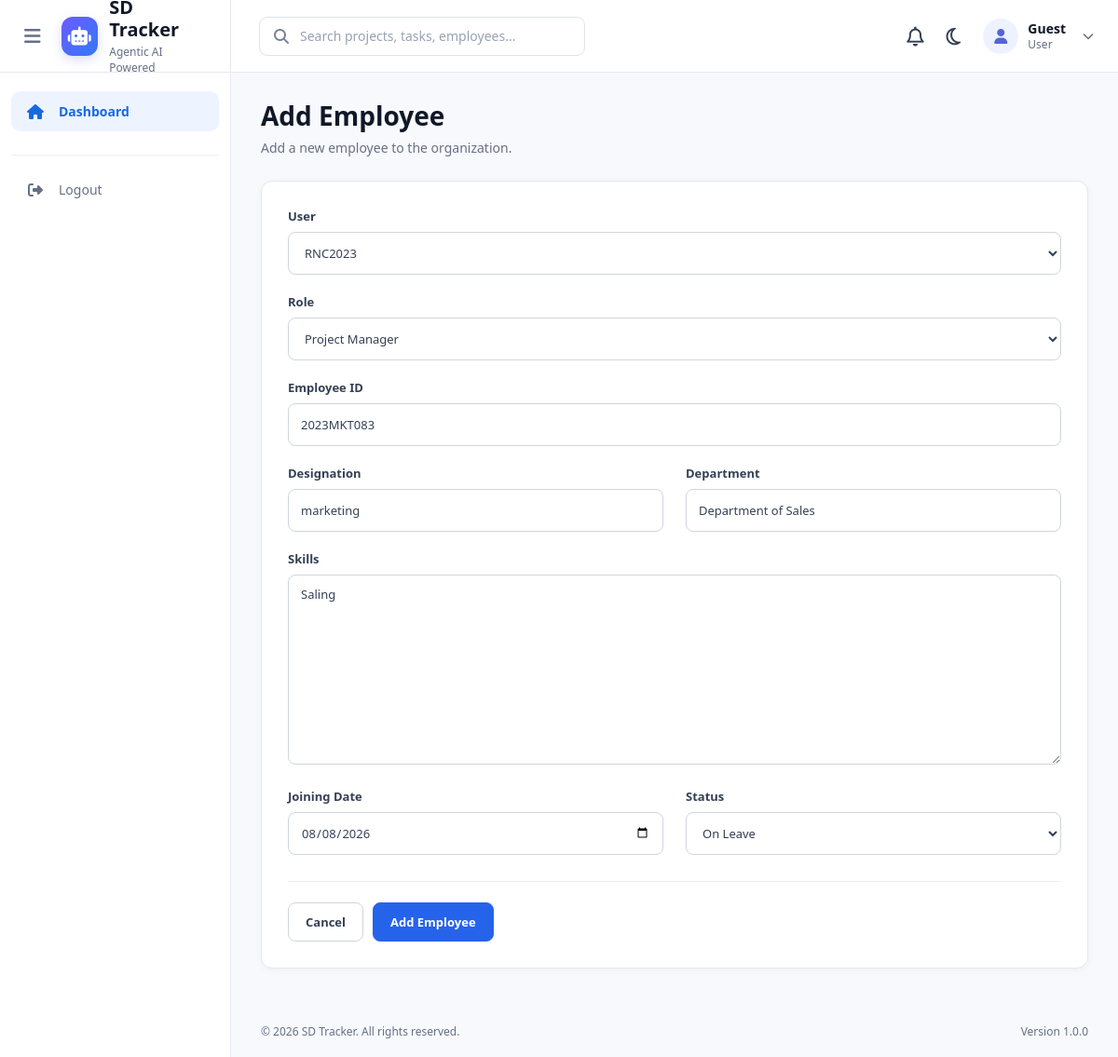
Screenshot of /employees/1/edit/ with the database file from the repository.
### employees/models.py (models this page shows, shortened)
class Employee(models.Model):
    STATUS_CHOICES = (
        ("active", "Active"),
        ("on_leave", "On Leave"),
        ("inactive", "Inactive"),
    )
    user = models.OneToOneField(
        User,
        on_delete=models.CASCADE,
        related_name="employee"
    )
    employee_id = models.CharField(
        max_length=20,
        unique=True
    )
    designation = models.CharField(
        max_length=100
    )
    department = models.CharField(
        max_length=100
    )
    skills = models.TextField(
        blank=True
    )
    joining_date = models.DateField()
    status = models.CharField(
        max_length=20,
        choices=STATUS_CHOICES,
        default="active"
    )

### employees/views.py (the view)
# urls.py: path("<int:pk>/edit/",views.employee_update,name="employee_update"),
def employee_update(request, pk):
    employee = get_object_or_404(
        Employee,
        pk=pk
    )
    old_role = employee.user.profile.role
    if request.method == "POST":
        form = EmployeeForm(
            request.POST,
            instance=employee
        )
        if form.is_valid():
            employee = form.save()
            new_role = form.cleaned_data["role"]
            employee.user.profile.role = new_role
            employee.user.profile.save()
            return redirect("employee_list")
    else:
        form = EmployeeForm(
            instance=employee
        )
    return render(
        request,
        "employees/employee_form.html",
        {
            "form": form,
             "title": "Edit Employee"
        }
    )

### employees/templates/employees/employee_form.html (shortened to what this page needs)
{% extends "base.html" %}
{% load static %}
{% block extra_css %}
<link rel="stylesheet"
      href="{% static 'css/employees/employee_form.css' %}">
{% endblock %}
{% block content %}
<div class="employee-form-page">
    <div class="page-header">
        <div>
            {% if employee %}
                <h1>Edit Employee</h1>
                <p>Update employee information.</p>
            {% else %}
                <h1>Add Employee</h1>
                <p>Add a new employee to the organization.</p>
            {% endif %}
        </div>
    </div>
    <div class="form-card">
        <form method="POST">
            <div class="form-group">
                <label for="{{ form.user.id_for_label }}">
                    User
                </label>
                {{ form.user }}
            </div>
            <div class="form-group">
                <label>Role</label>
                {{ form.role }}
            </div>
            <div class="form-group">
                <label for="{{ form.employee_id.id_for_label }}">
                    Employee ID
                </label>
                {{ form.employee_id }}
            </div>
            <div class="form-row">
                <div class="form-group">
                    <label for="{{ form.designation.id_for_label }}">
                        Designation
                    </label>
                    {{ form.designation }}
                </div>
                <div class="form-group">
                    <label for="{{ form.department.id_for_label }}">
                        Department
                    </label>
                    {{ form.department }}
                </div>
            </div>
            <div class="form-group">
                <label for="{{ form.skills.id_for_label }}">
                    Skills
                </label>
                {{ form.skills }}
            </div>
            <div class="form-row">
                <div class="form-group">
                    <label for="{{ form.joining_date.id_for_label }}">
                        Joining Date
                    </label>
                    {{ form.joining_date }}
                </div>
                <div class="form-group">
                    <label for="{{ form.status.id_for_label }}">
                        Status
                    </label>
                    {{ form.status }}
                </div>
            </div>
            <div class="form-actions">
                <a href="{% url 'employee_list' %}"
                class="btn btn-secondary">
                    Cancel
                </a>
                <button type="submit"
                        class="btn btn-primary">
                    {% if employee %}
                        Update Employee
                    {% else %}
                        Add Employee
                    {% endif %}
                </button>
            </div>
        </form>
    </div>
</div>
{% endblock %}

### static/css/style.css (style rules this page uses)
* { margin: 0; padding: 0; box-sizing: border-box; }
html { scroll-behavior: smooth; }
body { font-family: "Segoe UI", Arial, sans-serif; background: #f7f8fc; color: #172033; min-height: 100vh; }
a { text-decoration: none; color: inherit; }
button, input { font-family: inherit; }
button { cursor: pointer; }
.page-header { display: flex; align-items: center; justify-content: space-between; margin-bottom: 25px; }
.page-header h1 { font-size: 25px; color: #101828; }
.page-header p { margin-top: 5px; font-size: 13px; color: #667085; }
.btn { border: none; border-radius: 7px; padding: 10px 17px; font-size: 13px; font-weight: 600; display: inline-flex; align-items: center; gap: 7px; }
.btn-primary { background: #2563eb; color: white; }
.btn-secondary { background: white; border: 1px solid #dfe3ec; color: #344054; }
.form-card { background: white; border: 1px solid #e4e7ec; border-radius: 11px; padding: 25px; }
.form-group { margin-bottom: 18px; }
.form-group label { display: block; margin-bottom: 7px; font-size: 13px; font-weight: 600; color: #344054; }
.form-group input, .form-group select, .form-group textarea { width: 100%; padding: 11px 13px; border: 1px solid #dfe3ec; border-radius: 7px; outline: none; font-size: 13px; color: #344054; background: white; }

### static/css/employees/employee_form.css (style rules this page uses)
.employee-form-page { width: 100%; color: #101828; }
.employee-form-page .page-header { display: flex; align-items: center; justify-content: space-between; margin-bottom: 26px; }
.employee-form-page .page-header h1 { margin: 0; font-size: 28px; line-height: 1.2; font-weight: 700; color: #101828; }
.employee-form-page .page-header p { margin: 7px 0 0; color: #667085; font-size: 14px; }
.employee-form-page .form-card { width: 100%; padding: 28px; background: #ffffff; border: 1px solid #e4e7ec; border-radius: 12px; box-shadow: 0 2px 8px rgba(16, 24, 40, 0.04); box-sizing: border-box; }
.employee-form-page .form-group { margin-bottom: 20px; }
.employee-form-page .form-group label { display: block; margin-bottom: 8px; color: #344054; font-size: 13px; font-weight: 600; }
.employee-form-page .form-group input, .employee-form-page .form-group select, .employee-form-page .form-group textarea { width: 100%; box-sizing: border-box; padding: 11px 13px; border: 1px solid #d0d5dd; border-radius: 8px; outline: none; background: #ffffff; color: #344054; font-family: inherit; font-size: 13px; transition: border-color 0.2s ease, box-shadow 0.2s ease; }
.employee-form-page .form-group input, .employee-form-page .form-group select { height: 46px; }
.employee-form-page .form-group textarea { min-height: 120px; resize: vertical; }
.employee-form-page .form-group input::placeholder, .employee-form-page .form-group textarea::placeholder { color: #98a2b3; }
.employee-form-page .form-row { display: grid; grid-template-columns: 1fr 1fr; gap: 24px; }
.employee-form-page .form-actions { display: flex; align-items: center; gap: 10px; margin-top: 8px; padding-top: 22px; border-top: 1px solid #eaecf0; }
.employee-form-page .btn { display: inline-flex; align-items: center; justify-content: center; min-height: 42px; padding: 0 18px; border-radius: 8px; font-family: inherit; font-size: 13px; font-weight: 600; text-decoration: none; cursor: pointer; transition: all 0.2s ease; box-sizing: border-box; }
.employee-form-page .btn-secondary { border: 1px solid #d0d5dd; background: #ffffff; color: #344054; }
.employee-form-page .btn-primary { border: 1px solid #2563eb; background: #2563eb; color: #ffffff; }
.employee-form-page select { cursor: pointer; }
.employee-form-page input[type="date"] { cursor: pointer; }
.employee-form-page .form-card form { width: 100%; }

### rows the page displays
Employee: user "RNC2023", employee_id "2023MKT083", designation "marketing", department "Department of Sales", skills "Saling", joining_date "08/08/2026", status "On Leave"
